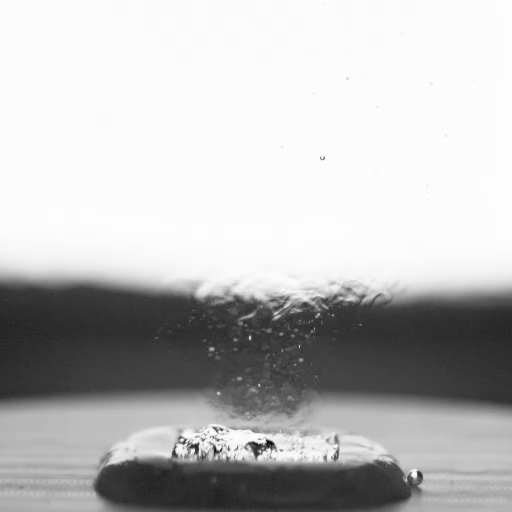
#> input picture manuscripts/meb_multimodal_diagnostics/generated/publication_analysis/mechanism/frames/Boiling-416_high_visual.png, 512 x 512 px
$ python -i make_meb_mechanism_figures.py   (imports and definitions only)
#> lines starting #> are read from the running program, lines starting #| are printed output that depends on the picture
"""Generate mechanism figures for the MEB manuscript discussion.

This script connects slow hydrophone-power oscillations to representative
high-speed-video frames and creates a compact storage-release oscillator model.
The video files are encoded at 30 fps from 150 fps high-speed recordings, so
experimental time is mapped to video playback time with a factor of five.
"""

from __future__ import annotations

import argparse
import shutil
import json
import re
import subprocess
from pathlib import Path

import imageio_ffmpeg
import matplotlib

# [1 line not run here, left out]
import matplotlib.image as mpimg
import matplotlib.pyplot as plt
import numpy as np
import pandas as pd
from PIL import Image, ImageFilter
from scipy.signal import find_peaks, savgol_filter


CASE_INFO = {
    "Boiling-416": {"case": "Case C", "power_label": r"$P_{\mathrm{load}}$ = 230 W", "color": "#2ca02c"},
    "Boiling-417": {"case": "Case D", "power_label": r"$P_{\mathrm{load}}$ = 250 W", "color": "#d62728"},
}
HIGH_SPEED_FPS = 150.0
MP4_FPS = 30.0
VIDEO_SLOWDOWN = HIGH_SPEED_FPS / MP4_FPS


# [13 lines left out: function set_style, not called in this run]


def load_summary(repo_root: Path, test_id: str) -> dict[str, object]:
    return json.loads((repo_root / "demos" / test_id / "generated" / "summary.json").read_text(encoding="utf-8"))


# [137 lines left out: functions ffmpeg_duration_s, smooth_power, select_peak_valley, extract_frame, extract_screening_frames, not called in this run]


def visual_microbubble_metric(frame_path: Path) -> float:
    image = Image.open(frame_path).convert("L")
    width, height = image.size
#> width = 512; height = 512
    # Central plume above the heater, avoiding the overexposed vapor cap.
    roi = image.crop((int(0.28 * width), int(0.48 * height), int(0.74 * width), int(0.86 * height)))
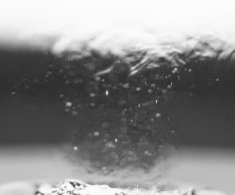
#> roi: PIL image 235x195 L; min 41, max 255, mean 137
    arr = np.asarray(roi, dtype=float) / 255.0
    edges = np.asarray(roi.filter(ImageFilter.FIND_EDGES), dtype=float) / 255.0
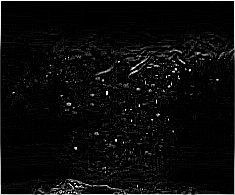
#> edges: shape (195, 235) float64; min 0, max 1, mean 0.0438
    dark_fraction = float(np.mean(arr < np.nanpercentile(arr, 35)))
#> dark_fraction = 0.348
    texture = float(np.nanstd(arr))
#> texture = 0.302
    edge_density = float(np.nanmean(edges))
#> edge_density = 0.0438
    return 0.45 * edge_density + 0.35 * texture + 0.20 * dark_fraction


# [240 lines left out: functions nearest_power_percentile, select_visual_frames, add_external_panel_label, plot_frame_panel, storage_release_model, plot_model and 3 more, not called in this run]


# [2 lines not run here, left out]

>>> result = visual_microbubble_metric('../manuscripts/meb_multimodal_diagnostics/generated/publication_analysis/mechanism/frames/Boiling-416_high_visual.png')
#> result = 0.195
